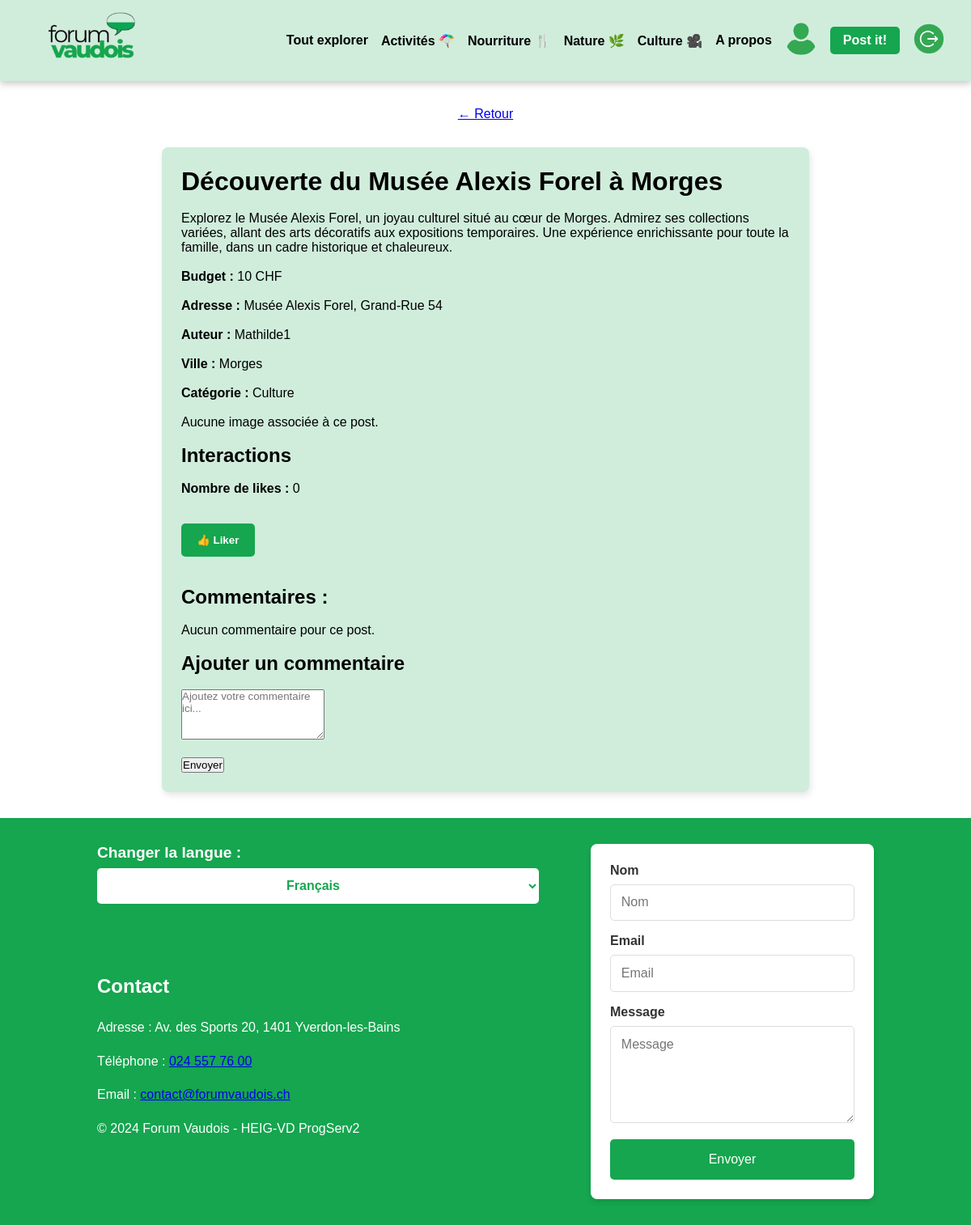
/pages/postDetails.php?id_post=18 (signed in), run on an earlier commit of the app's database.
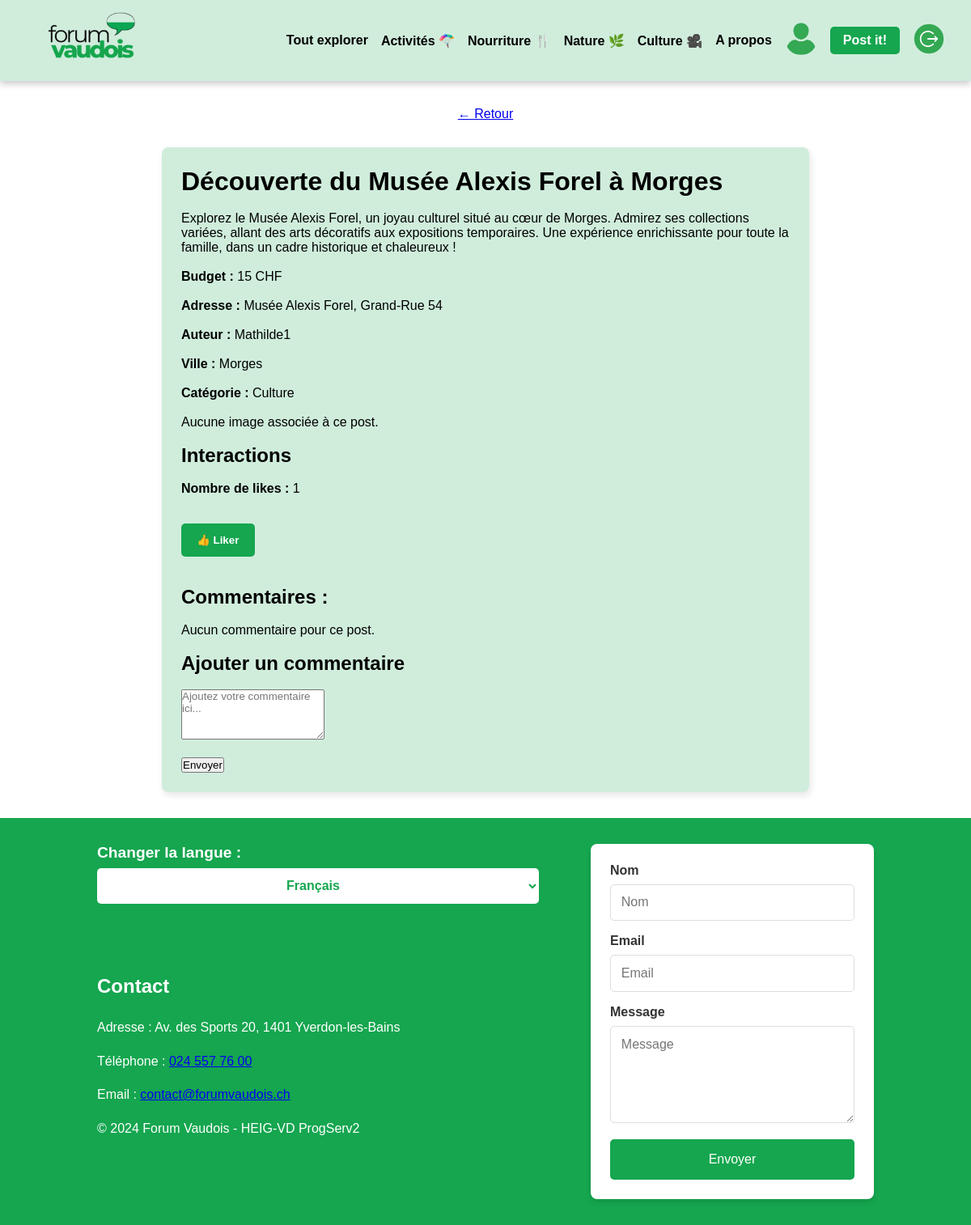
And on a later commit of the database.
### tables this page shows
CREATE TABLE Post (
    id INTEGER PRIMARY KEY AUTOINCREMENT,
    id_user INTEGER NOT NULL,
    id_city INTEGER NOT NULL,
    id_category INTEGER NOT NULL,
    title TEXT NOT NULL,
    text TEXT NOT NULL,
    budget REAL,
    address TEXT,
    created_at DATETIME DEFAULT CURRENT_TIMESTAMP,
    last_update DATETIME DEFAULT CURRENT_TIMESTAMP,
    FOREIGN KEY (id_user) REFERENCES User(id) ON DELETE CASCADE,
    FOREIGN KEY (id_city) REFERENCES City(id),
    FOREIGN KEY (id_category) REFERENCES Category(id)
);

CREATE TABLE User (
    id INTEGER PRIMARY KEY AUTOINCREMENT,
    username TEXT NOT NULL UNIQUE,
    email TEXT NOT NULL UNIQUE,
    password TEXT NOT NULL,
    created_at DATETIME DEFAULT CURRENT_TIMESTAMP,
    token TEXT,
    isBlocked BOOLEAN DEFAULT 0,
    isVerified BOOLEAN DEFAULT 0
);

### src/CRUDManager/DbManagerCRUD.php (called while the page is built, shortened)
<?php
class DbManagerCRUD implements I_ApiCRUD
{
    private $db;
    public function __construct()
    {
        $config = parse_ini_file(__DIR__ . '/../../config/db.ini');
        $basePath = dirname(__DIR__, 2);
        $dsn = str_replace('%BASE_PATH%', $basePath, $config['dsn']);
        $username = $config['username'];
        $password = $config['password'];
        $this->db = new \PDO($dsn, $username, $password);
    }
    public function getUserById(int $id): ?User
    {
        $sql = "SELECT * FROM user WHERE id = :id";
        $stmt = $this->db->prepare($sql);
        $stmt->bindParam('id', $id, \PDO::PARAM_STR);
        $stmt->execute();
        $userData = $stmt->fetchAll(\PDO::FETCH_ASSOC);
        $user = null;
        if ($userData) {
            $user = new User(
                $userData[0]["username"],
                $userData[0]["email"],
                $userData[0]["password"],
                $userData[0]["token"],
                $userData[0]["id"],
                $userData[0]["isBlocked"],
                $userData[0]["isVerified"]
            );
        }
        return $user;
    }
    public function getPostById(int $id): ?Post
    {
        $sql = "SELECT * FROM Post WHERE id = :id";
        $stmt = $this->db->prepare($sql);
        $stmt->bindParam('id', $id, \PDO::PARAM_INT);
        $stmt->execute();
        $postData = $stmt->fetchAll(\PDO::FETCH_ASSOC);
        $post = null;
        if ($postData) {
            $post = new Post(
                $postData[0]['title'],
                $postData[0]['text'],
                $postData[0]['budget'],
                $postData[0]['id_user'],
                $postData[0]['id_city'],
                $postData[0]['id_category'],
                new DateTime($postData[0]['created_at']),
                new DateTime($postData[0]['last_update']),
                $postData[0]['id'],
                $postData[0]['address']
            );
        }
        return $post;
    }
    public function getLikesById(int $id_post): array
    {
        $sql = "SELECT * FROM Like WHERE id_post = :id_post";
        $stmt = $this->db->prepare($sql);
        $stmt->bindParam('id_post', $id_post, \PDO::PARAM_INT);
        $stmt->execute();
        $likes = [];
        while ($row = $stmt->fetch(\PDO::FETCH_ASSOC)) {
            $likes[] = new Like(
                $row['id_user'],
                $row['id_post']
            );
        }
        return $likes;
    }
}

### src/Entity/Post.php (called while the page is built, shortened)
<?php
class Post
{
    private string $title;
    private string $text;
    private int $budget;
    private string $address;
    private int $author;
    private int $city;
    private int $category;
    public function __construct(string $title, string $text, int $budget, int $author, int $city, int $category, DateTime $created_at, DateTime $last_update, int $id = 0, string $address = "")
    {
        $this->author = $author;
    }
    public function setTitle(string $title): void
    {
        $this->title = $title;
    }
    public function getTitle(): string
    {
        return $this->title;
    }
    public function setText(string $text): void
    {
        $this->text = $text;
    }
    public function getText(): string
    {
        return $this->text;
    }
    public function setBudget(int $budget)
    {
        $this->budget = $budget;
    }
    public function getBudget(): int
    {
        return $this->budget;
    }
    public function setAddress(string $address)
    {
        $this->address = $address;
    }
    public function getAddress(): string
    {
        return ($this->address != "") ? $this->address : "Aucune adresse donnée";
    }
    public function getAuthor(): int
    {
        return $this->author;
    }
    public function setCity(int $city): void
    {
        $this->city = $city;
    }
    public function getCity(): int
    {
        return $this->city;
    }
    public function setCategory(int $category): void
    {
        $this->category = $category;
    }
    public function getCategory(): int
    {
        return $this->category;
    }
}

### src/Entity/User.php (called while the page is built, shortened)
<?php
class User
{
    private string $username;
    public function setUsername(string $username)
    {
        $options = "/^.{1,20}$/";
        $this->username = $username;
    }
    public function getUsername(): string
    {
        return $this->username;
    }
}

### src/Entity/City.php (called while the page is built, shortened)
<?php
class City
{
    private $cityName;
    public function setCityName(string $cityName)
    {
        $options = "/^.{1,50}$/";
        $this->cityName = $cityName;
    }
    public function getCityName(): string
    {
        return $this->cityName;
    }
    public static function getCityById(int $id): City
    {
        $cityData = [
            1 => "Lausanne",
            3 => "Yverdon-les-Bains",
            2 => "Montreux",
            4 => "Vevey",
            5 => "Nyon",
            7 => "Renens",
            6 => "Morges"
        ];
        return new City($cityData[$id], $id);
    }
}

### src/Entity/Category.php (called while the page is built, shortened)
<?php
class Category
{
    private string $categoryName;
    public function setCategoryName(string $categoryName)
    {
        $options = "/^.{1,20}$/";
        $this->categoryName = $categoryName;
    }
    public function getCategoryName(): string
    {
        return $this->categoryName;
    }
    public static function getCategoryById(int $id): Category
    {
        $categoryData = [
            1 => "Food",
            2 => "Activité",
            3 => "Nature",
            4 => "Culture"
        ];
        return new Category($categoryData[$id], $id);
    }
}

### src/Entity/Like.php (called while the page is built, shortened)
<?php
class Like
{
    private int $author;
    public function __construct(int $author, int $post, int $id = 0)
    {
        $this->author = $author;
    }
    public function getAuthor(): int
    {
        return $this->author;
    }
}

### pages/postDetails.php (the view, shortened to what the changed rows need)
<?php
$idPost = (int)$_GET['id_post'];
try {
    $dbManager = new DbManagerCRUD();
    $post = $dbManager->getPostById($idPost);
    $medias = $dbManager->getMediasByPostId($idPost);
    $likes = $dbManager->getLikesById($idPost);
    $comments = $dbManager->getCommentsById($idPost);
    $authorUser = $dbManager->getUserById($post->getAuthor())->getUsername();
} catch (Exception $e) {
    echo "Erreur lors de la récupération des données : " . htmlspecialchars($e->getMessage());
    exit;
}
$userLiked = false;
if (!empty($_SESSION["id"])) {
    foreach ($likes as $like) {
        if ($like->getAuthor() === $_SESSION['id']) {
            $userLiked = true;
            break;
        }
    }
}
$totalLikes = count($likes);
?>
<!DOCTYPE html>
<html lang="fr">
<head>
    <link rel="stylesheet" href="../assets/css/style.css?v=<?= time(); ?>">
</head>
<body>
    <?php include '../components/header.php'; ?>
    <main class="main-content-post-detail">
        <div class="post-detail-container">
            <h1><?= htmlspecialchars($post->getTitle()) ?></h1>
            <br>
            <p><?= nl2br(htmlspecialchars($post->getText())) ?></p><br>
            <p><strong>Budget :</strong> <?= htmlspecialchars($post->getBudget()) ?> CHF</p><br>
            <p><strong>Adresse :</strong> <?= htmlspecialchars($post->getAddress()) ?></p><br>
            <p><strong>Auteur :</strong> <?= htmlspecialchars($authorUser) ?></p><br>
            <p><strong>Ville :</strong> <?= htmlspecialchars(City::getCityById($post->getCity())->getCityName()) ?></p><br>
            <p><strong>Catégorie :</strong> <?= htmlspecialchars(Category::getCategoryById($post->getCategory())->getCategoryName()) ?></p><br>
            <?php if (!empty($medias)): ?>
                <h2>Images associées :</h2>
                <br>
                <div class="media-container">
                    <?php foreach ($medias as $media): ?>
                        <img src="../uploads/<?= htmlspecialchars($media->getFilePath()) ?>" alt="Image associée au post"><br><br>
                    <?php endforeach; ?>
                </div>
            <?php else: ?>
                <p>Aucune image associée à ce post.</p><br>
            <?php endif; ?>
            <h2>Interactions</h2>
            <br>
            <p><strong>Nombre de likes :</strong> <?= $totalLikes ?></p><br>
            <form method="post" action="likePost.php">
                <button type="submit" class="like-button" <?= $userLiked ? 'disabled' : '' ?>>👍 Liker</button>
            </form><br><br>
            <h2>Commentaires :</h2>
            <br>
            <?php if (!empty($comments)): ?>
                <ul>
                    <?php foreach ($comments as $comment): ?>
                        <li>
                            <p><strong>Auteur :</strong> <?= htmlspecialchars($dbManager->getUserById($comment->getAuthor())->getUsername()) ?></p><br>
                            <p><?= nl2br(htmlspecialchars($comment->getText())) ?></p><br>
                        </li>
                    <?php endforeach; ?>
                </ul>
            <?php else: ?>
                <p>Aucun commentaire pour ce post.</p><br>
            <?php endif; ?>
            <h2>Ajouter un commentaire</h2>
            <br>
            <form method="post" action="addComment.php">
                <textarea name="comment" rows="4" placeholder="Ajoutez votre commentaire ici..." required></textarea><br><br>
                <button type="submit">Envoyer</button>
            </form>
        </div>
    </main>
</body>
</html>

What changed in the data, as far as the page shows it:
changed post "Découverte du Musée Alexis Forel à Morges": text "…un cadre historique et chaleureux." → "…un cadre historique et chaleureux !"; budget "10" → "15"
Also different on the page:
$totalLikes: "0" → "1"
